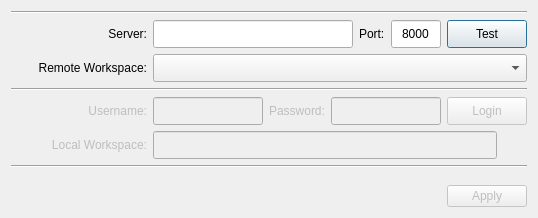
<?xml version="1.0" encoding="UTF-8"?>
<ui version="4.0">
 <class>main</class>
 <widget class="QDialog" name="main">
  <property name="geometry">
   <rect>
    <x>0</x>
    <y>0</y>
    <width>535</width>
    <height>218</height>
   </rect>
  </property>
  <property name="windowTitle">
   <string>Connection Settings</string>
  </property>
  <property name="modal">
   <bool>true</bool>
  </property>
  <layout class="QVBoxLayout" name="verticalLayout_2">
   <item>
    <widget class="Line" name="line_3">
     <property name="orientation">
      <enum>Qt::Horizontal</enum>
     </property>
    </widget>
   </item>
   <item>
    <widget class="QWidget" name="wgt_server" native="true">
     <layout class="QVBoxLayout" name="verticalLayout_3">
      <property name="leftMargin">
       <number>0</number>
      </property>
      <property name="topMargin">
       <number>0</number>
      </property>
      <property name="rightMargin">
       <number>0</number>
      </property>
      <property name="bottomMargin">
       <number>0</number>
      </property>
      <item>
       <layout class="QHBoxLayout" name="horizontalLayout">
        <property name="leftMargin">
         <number>0</number>
        </property>
        <property name="topMargin">
         <number>0</number>
        </property>
        <property name="rightMargin">
         <number>0</number>
        </property>
        <property name="bottomMargin">
         <number>0</number>
        </property>
        <item>
         <widget class="QLabel" name="label">
          <property name="sizePolicy">
           <sizepolicy hsizetype="Fixed" vsizetype="Preferred">
            <horstretch>0</horstretch>
            <verstretch>0</verstretch>
           </sizepolicy>
          </property>
          <property name="minimumSize">
           <size>
            <width>136</width>
            <height>0</height>
           </size>
          </property>
          <property name="text">
           <string>Server:</string>
          </property>
          <property name="alignment">
           <set>Qt::AlignRight|Qt::AlignTrailing|Qt::AlignVCenter</set>
          </property>
         </widget>
        </item>
        <item>
         <widget class="QLineEdit" name="le_host">
          <property name="minimumSize">
           <size>
            <width>200</width>
            <height>28</height>
           </size>
          </property>
         </widget>
        </item>
        <item>
         <widget class="QLabel" name="label_4">
          <property name="sizePolicy">
           <sizepolicy hsizetype="Fixed" vsizetype="Preferred">
            <horstretch>0</horstretch>
            <verstretch>0</verstretch>
           </sizepolicy>
          </property>
          <property name="text">
           <string>Port:</string>
          </property>
         </widget>
        </item>
        <item>
         <widget class="QLineEdit" name="le_port">
          <property name="sizePolicy">
           <sizepolicy hsizetype="Fixed" vsizetype="Fixed">
            <horstretch>0</horstretch>
            <verstretch>0</verstretch>
           </sizepolicy>
          </property>
          <property name="minimumSize">
           <size>
            <width>0</width>
            <height>28</height>
           </size>
          </property>
          <property name="maximumSize">
           <size>
            <width>50</width>
            <height>16777215</height>
           </size>
          </property>
          <property name="text">
           <string>8000</string>
          </property>
          <property name="maxLength">
           <number>5</number>
          </property>
          <property name="alignment">
           <set>Qt::AlignCenter</set>
          </property>
         </widget>
        </item>
        <item>
         <widget class="QPushButton" name="btn_test">
          <property name="minimumSize">
           <size>
            <width>0</width>
            <height>28</height>
           </size>
          </property>
          <property name="text">
           <string>Test</string>
          </property>
         </widget>
        </item>
       </layout>
      </item>
      <item>
       <layout class="QHBoxLayout" name="horizontalLayout_4">
        <item>
         <widget class="QLabel" name="label_5">
          <property name="sizePolicy">
           <sizepolicy hsizetype="Fixed" vsizetype="Preferred">
            <horstretch>0</horstretch>
            <verstretch>0</verstretch>
           </sizepolicy>
          </property>
          <property name="minimumSize">
           <size>
            <width>136</width>
            <height>0</height>
           </size>
          </property>
          <property name="text">
           <string>Remote Workspace:</string>
          </property>
          <property name="alignment">
           <set>Qt::AlignRight|Qt::AlignTrailing|Qt::AlignVCenter</set>
          </property>
         </widget>
        </item>
        <item>
         <widget class="QComboBox" name="cb_project">
          <property name="minimumSize">
           <size>
            <width>0</width>
            <height>28</height>
           </size>
          </property>
         </widget>
        </item>
       </layout>
      </item>
     </layout>
    </widget>
   </item>
   <item>
    <widget class="Line" name="line">
     <property name="orientation">
      <enum>Qt::Horizontal</enum>
     </property>
    </widget>
   </item>
   <item>
    <widget class="QWidget" name="wgt_workspace" native="true">
     <property name="enabled">
      <bool>false</bool>
     </property>
     <property name="minimumSize">
      <size>
       <width>0</width>
       <height>0</height>
      </size>
     </property>
     <layout class="QVBoxLayout" name="verticalLayout">
      <property name="leftMargin">
       <number>0</number>
      </property>
      <property name="topMargin">
       <number>0</number>
      </property>
      <property name="rightMargin">
       <number>0</number>
      </property>
      <property name="bottomMargin">
       <number>0</number>
      </property>
      <item>
       <layout class="QHBoxLayout" name="horizontalLayout_2">
        <item>
         <widget class="QLabel" name="label_2">
          <property name="minimumSize">
           <size>
            <width>136</width>
            <height>0</height>
           </size>
          </property>
          <property name="text">
           <string>Username:</string>
          </property>
          <property name="alignment">
           <set>Qt::AlignRight|Qt::AlignTrailing|Qt::AlignVCenter</set>
          </property>
         </widget>
        </item>
        <item>
         <widget class="QLineEdit" name="le_usr">
          <property name="minimumSize">
           <size>
            <width>0</width>
            <height>28</height>
           </size>
          </property>
          <property name="alignment">
           <set>Qt::AlignCenter</set>
          </property>
         </widget>
        </item>
        <item>
         <widget class="QLabel" name="lbl_pwd">
          <property name="text">
           <string>Password:</string>
          </property>
         </widget>
        </item>
        <item>
         <widget class="QLineEdit" name="le_pwd">
          <property name="minimumSize">
           <size>
            <width>0</width>
            <height>28</height>
           </size>
          </property>
          <property name="echoMode">
           <enum>QLineEdit::Password</enum>
          </property>
          <property name="alignment">
           <set>Qt::AlignCenter</set>
          </property>
         </widget>
        </item>
        <item>
         <widget class="QPushButton" name="btn_login">
          <property name="minimumSize">
           <size>
            <width>0</width>
            <height>28</height>
           </size>
          </property>
          <property name="text">
           <string>Login</string>
          </property>
         </widget>
        </item>
       </layout>
      </item>
      <item>
       <layout class="QHBoxLayout" name="horizontalLayout_5">
        <item>
         <widget class="QLabel" name="label_6">
          <property name="minimumSize">
           <size>
            <width>136</width>
            <height>0</height>
           </size>
          </property>
          <property name="text">
           <string>Local Workspace:</string>
          </property>
          <property name="alignment">
           <set>Qt::AlignRight|Qt::AlignTrailing|Qt::AlignVCenter</set>
          </property>
         </widget>
        </item>
        <item>
         <widget class="QLineEdit" name="le_workspace">
          <property name="minimumSize">
           <size>
            <width>0</width>
            <height>28</height>
           </size>
          </property>
         </widget>
        </item>
        <item>
         <widget class="QToolButton" name="tb_browse">
          <property name="text">
           <string/>
          </property>
          <property name="autoRaise">
           <bool>true</bool>
          </property>
         </widget>
        </item>
       </layout>
      </item>
     </layout>
    </widget>
   </item>
   <item>
    <widget class="Line" name="line_2">
     <property name="orientation">
      <enum>Qt::Horizontal</enum>
     </property>
    </widget>
   </item>
   <item>
    <spacer name="verticalSpacer">
     <property name="orientation">
      <enum>Qt::Vertical</enum>
     </property>
     <property name="sizeHint" stdset="0">
      <size>
       <width>20</width>
       <height>40</height>
      </size>
     </property>
    </spacer>
   </item>
   <item>
    <widget class="QDialogButtonBox" name="bbox">
     <property name="enabled">
      <bool>false</bool>
     </property>
     <property name="orientation">
      <enum>Qt::Horizontal</enum>
     </property>
     <property name="standardButtons">
      <set>QDialogButtonBox::Apply</set>
     </property>
    </widget>
   </item>
  </layout>
 </widget>
 <resources/>
 <connections>
  <connection>
   <sender>bbox</sender>
   <signal>clicked(QAbstractButton*)</signal>
   <receiver>main</receiver>
   <slot>accept()</slot>
   <hints>
    <hint type="sourcelabel">
     <x>248</x>
     <y>254</y>
    </hint>
    <hint type="destinationlabel">
     <x>157</x>
     <y>274</y>
    </hint>
   </hints>
  </connection>
  <connection>
   <sender>bbox</sender>
   <signal>rejected()</signal>
   <receiver>main</receiver>
   <slot>reject()</slot>
   <hints>
    <hint type="sourcelabel">
     <x>316</x>
     <y>260</y>
    </hint>
    <hint type="destinationlabel">
     <x>286</x>
     <y>274</y>
    </hint>
   </hints>
  </connection>
 </connections>
</ui>
